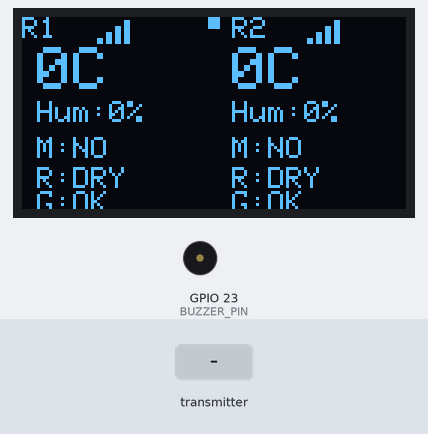
Bench run of a sketch on a simulated ESP32. Shown: 128×64 one-colour display, buzzer (waves = sounding, pin HIGH). The inputs (shaded band) are chosen by the test bench. WiFi joins after 1.5 s; servers stay silent unless stated; uploads are accepted with an empty reply; what the sketch prints to the serial monitor is not drawn.

Above: at 4.7 s.
4.8 s: the transmitter starts sending room_id = 1
At 5.6 s:
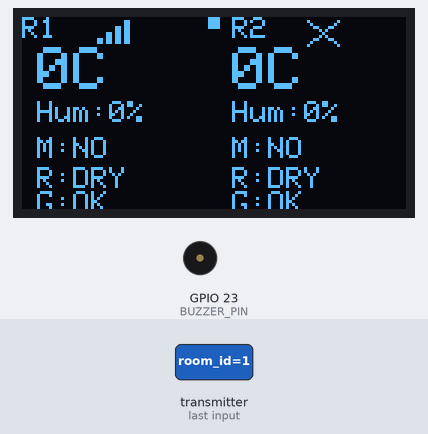
6.6 s: the transmitter starts sending motion = 1024
At 7.3 s:
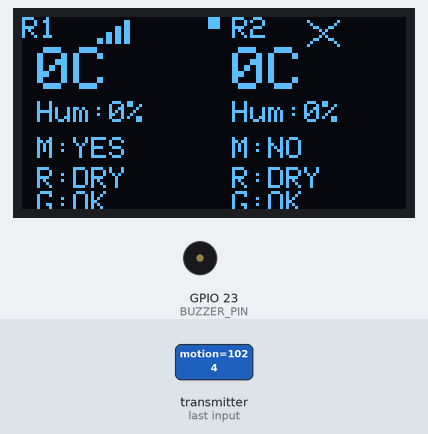
8.5 s: the transmitter starts sending rain = 1024
At 9.7 s:
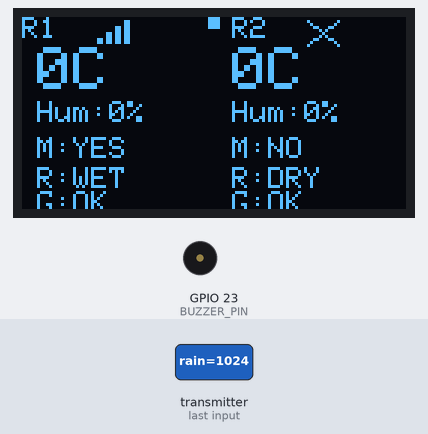
10.4 s: the transmitter starts sending gas = 1024
At 12.0 s:
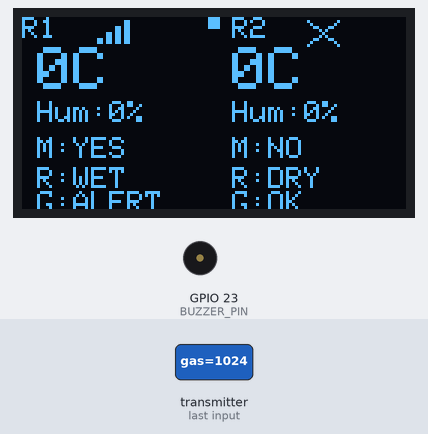
12.3 s: the transmitter starts sending motion = 0
At 13.5 s:
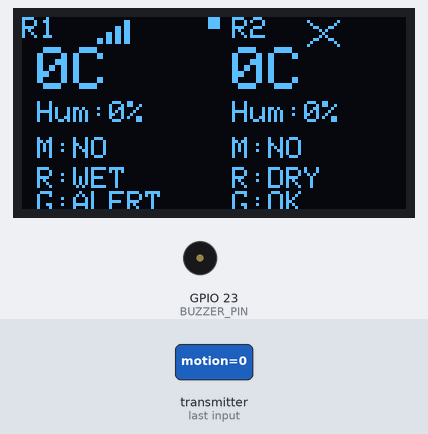
14.3 s: the transmitter starts sending rain = 0
At 16.0 s:
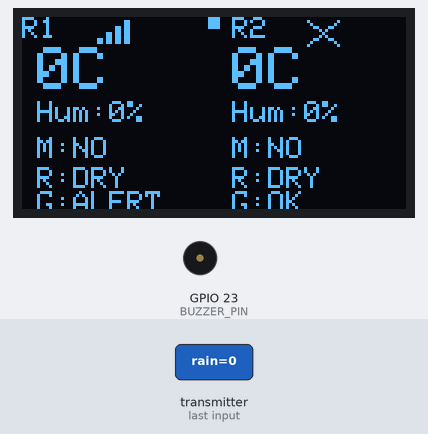
Timing chart, 0 to 17.4 s (numbered marks = the images above; inputs shaded):
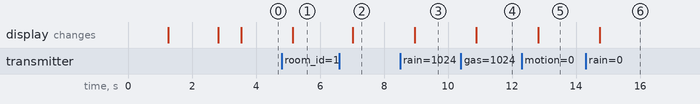

The sketch:

ESP32_ADMIN_FIXED.ino
```cpp
#include <esp_now.h>
#include <WiFi.h>
#include <HTTPClient.h>
#include <Adafruit_GFX.h>
#include <Adafruit_SSD1306.h>

#define SCREEN_WIDTH 128
#define SCREEN_HEIGHT 64

// ---------- WIFI (edit these) ----------
const char* WIFI_SSID = "iPhone";
const char* WIFI_PASS = "qwerty12345";
const char* SERVER_URL = "http://172.20.10.4:5000/api/esp32/public/room";  // Updated to .4

// ---------- BUZZER ----------
#define BUZZER_PIN 23

// ---------- OLED ----------
Adafruit_SSD1306 display(SCREEN_WIDTH, SCREEN_HEIGHT, &Wire, -1);
bool displayAvailable = false;

// ---------- DATA ----------
typedef struct {
  float temperature;
  float humidity;
  int motion;
  int rain;
  int gas;
  int room_id;
} struct_message;

struct_message incomingData, room1, room2;
unsigned long lastRoom1 = 0, lastRoom2 = 0;

// ---------- ALARM STATE ----------
unsigned long alarmUntil = 0;
unsigned long nextBeepToggle = 0;
bool buzzState = false;

// ---------- UI ----------
void drawSignal(int x, int y, bool active) {
  if (!displayAvailable) return;

  if (active) {
    display.fillRect(x,   y,   2, 2, SSD1306_WHITE);
    display.fillRect(x+3, y-2, 2, 4, SSD1306_WHITE);
    display.fillRect(x+6, y-4, 2, 6, SSD1306_WHITE);
    display.fillRect(x+9, y-6, 2, 8, SSD1306_WHITE);
  } else {
    display.drawLine(x,   y-6, x+10, y+2, SSD1306_WHITE);
    display.drawLine(x,   y+2, x+10, y-6, SSD1306_WHITE);
  }
}

// ---------- WIFI ----------
bool wifiConnect(unsigned long timeoutMs = 12000) {
  WiFi.mode(WIFI_STA);  // Station mode required for ESP-NOW
  WiFi.begin(WIFI_SSID, WIFI_PASS);

  unsigned long start = millis();
  Serial.print("WiFi connecting to ");
  Serial.print(WIFI_SSID);
  Serial.print(" ...");

  while (WiFi.status() != WL_CONNECTED && (millis() - start) < timeoutMs) {
    delay(250);
    Serial.print('.');
  }

  bool ok = WiFi.status() == WL_CONNECTED;
  Serial.println(ok ? "\nWiFi connected." : "\nWiFi connect timeout.");
  if (ok) {
    Serial.print("IP: ");
    Serial.println(WiFi.localIP());
  }
  return ok;
}

// ---------- WEB POST ----------
void sendToWeb(const struct_message& m) {
  if (WiFi.status() != WL_CONNECTED) {
    Serial.println("WiFi not connected, skipping web send");
    return;
  }

  HTTPClient http;
  if (!http.begin(SERVER_URL)) {
    Serial.println("HTTP begin failed");
    return;
  }

  http.addHeader("Content-Type", "application/json");
  http.setTimeout(10000);

  String body = "{";
  body += "\"room_id\":" + String(m.room_id) + ",";
  body += "\"temperature\":" + String(m.temperature, 1) + ",";
  body += "\"humidity\":" + String(m.humidity, 1) + ",";
  body += "\"motion\":" + String(m.motion) + ",";
  body += "\"rain\":" + String(m.rain) + ",";
  body += "\"gas\":" + String(m.gas) + ",";
  body += "\"ts\":" + String((unsigned long)millis());
  body += "}";

  Serial.print("Sending to server: ");
  Serial.println(body);

  int code = http.POST(body);

  if (code > 0) {
    Serial.printf("POST %s -> %d\n", SERVER_URL, code);
    if (code == 201) {
      Serial.println("✅ Data sent successfully!");
    } else {
      Serial.printf("⚠️ Server returned: %d\n", code);
      String response = http.getString();
      Serial.println("Response: " + response);
    }
  } else {
    Serial.printf("❌ POST failed: %s\n", http.errorToString(code).c_str());
  }

  http.end();
}

// ---------- ESPNOW ----------
void OnDataRecv(const esp_now_recv_info * info, const uint8_t *incomingDataBytes, int len) {
  Serial.println("\n========================================");
  Serial.println("📡 ESP-NOW DATA RECEIVED!");
  Serial.println("========================================");
  Serial.print("Received from MAC: ");
  for (int i = 0; i < 6; i++) {
    Serial.print(info->src_addr[i], HEX);
    if (i < 5) Serial.print(":");
  }
  Serial.println();
  Serial.print("Data length: ");
  Serial.print(len);
  Serial.print(" bytes (expected: ");
  Serial.print(sizeof(incomingData));
  Serial.println(" bytes)");

  if (len >= (int)sizeof(incomingData)) {
    memcpy(&incomingData, incomingDataBytes, sizeof(incomingData));

    Serial.println("\n--- Received Data ---");
    Serial.print("Room ID: ");
    Serial.println(incomingData.room_id);
    Serial.print("Temperature: ");
    Serial.print(incomingData.temperature);
    Serial.println(" °C");
    Serial.print("Humidity: ");
    Serial.print(incomingData.humidity);
    Serial.println(" %");
    Serial.print("Motion: ");
    Serial.println(incomingData.motion ? "YES" : "NO");
    Serial.print("Rain: ");
    Serial.println(incomingData.rain ? "WET" : "DRY");
    Serial.print("Gas: ");
    Serial.println(incomingData.gas ? "ALERT" : "OK");
    Serial.println("--------------------\n");

    if (incomingData.room_id == 1) {
      room1 = incomingData;
      lastRoom1 = millis();
      Serial.println("✅ Room 1 data updated");
    }
    if (incomingData.room_id == 2) {
      room2 = incomingData;
      lastRoom2 = millis();
      Serial.println("✅ Room 2 data updated");
    }

    // Immediately forward to web
    Serial.println("Forwarding to web server...");
    sendToWeb(incomingData);
  } else {
    Serial.print("❌ Data length mismatch! Expected ");
    Serial.print(sizeof(incomingData));
    Serial.print(" bytes, got ");
    Serial.print(len);
    Serial.println(" bytes");
    Serial.println("Make sure sender uses same struct_message structure!");
  }
  Serial.println("========================================\n");
}

void setup() {
  Serial.begin(115200);
  delay(1000);

  Serial.println("\n========================================");
  Serial.println("ESP32 Admin Receiver Starting...");
  Serial.println("========================================");

  // BUZZER
  pinMode(BUZZER_PIN, OUTPUT);
  digitalWrite(BUZZER_PIN, LOW);

  // OLED - Try to initialize (non-blocking)
  Wire.begin(21, 22);
  delay(200);

  if (display.begin(SSD1306_SWITCHCAPVCC, 0x3C)) {
    displayAvailable = true;
    Serial.println("✅ OLED Display: OK");
    display.clearDisplay();
    display.setTextColor(SSD1306_WHITE);
    display.setTextSize(1);
    display.setCursor(0, 0);
    display.println("Booting...");
    display.display();
  } else {
    Serial.println("⚠️ OLED Display: Not available (continuing without display)");
    displayAvailable = false;
  }

  // WIFI - Must be done before ESP-NOW
  Serial.println("\n--- WiFi Setup ---");
  wifiConnect();

  // Print MAC address for sender ESP32s
  Serial.println("\n--- ESP-NOW Setup ---");
  Serial.print("📡 Admin ESP32 MAC Address: ");
  String macStr = WiFi.macAddress();
  Serial.println(macStr);
  Serial.println("\n👉 IMPORTANT: Copy this MAC address to your sender ESP32 code!");
  Serial.println("   Format for sender code:");
  Serial.print("   uint8_t adminMacAddress[] = {");
  uint8_t mac[6];
  WiFi.macAddress(mac);
  for (int i = 0; i < 6; i++) {
    Serial.print("0x");
    if (mac[i] < 0x10) Serial.print("0");
    Serial.print(mac[i], HEX);
    if (i < 5) Serial.print(", ");
  }
  Serial.println("};");
  Serial.println();

  // ESPNOW - Initialize after WiFi
  if (esp_now_init() != ESP_OK) {
    Serial.println("❌ ESP-NOW init failed");
    Serial.println("   Try restarting the ESP32");
    if (displayAvailable) {
      display.setCursor(0, 10);
      display.println("ESPNOW FAIL");
      display.display();
    }
    return;
  }

  esp_now_register_recv_cb(OnDataRecv);

  Serial.println("✅ ESP-NOW Receiver Ready!");
  Serial.println("✅ Waiting for data from sender ESP32s...");
  Serial.println("========================================\n");

  if (displayAvailable) {
    display.clearDisplay();
    display.setCursor(0, 0);
    display.println(WiFi.status() == WL_CONNECTED ? "WiFi OK" : "WiFi FAIL");
    display.println("ESPNOW OK");
    display.println("Waiting...");
    display.display();
    delay(700);
  }
}

void loop() {
  // ---- Check alerts from both rooms ----
  bool r1Active = (millis() - lastRoom1 < 5000);
  bool r2Active = (millis() - lastRoom2 < 5000);
  bool alertR1 = (room1.motion == 1) || (room1.rain == 1) || (room1.gas == 1);
  bool alertR2 = (room2.motion == 1) || (room2.rain == 1) || (room2.gas == 1);

  if (alertR1 || alertR2) {
    alarmUntil = millis() + 3000UL;
  }

  // ---- Beep pattern ----
  if (millis() < alarmUntil) {
    if (millis() >= nextBeepToggle) {
      buzzState = !buzzState;
      digitalWrite(BUZZER_PIN, buzzState ? HIGH : LOW);
      nextBeepToggle = millis() + 200;
    }
  } else {
    if (buzzState) {
      buzzState = false;
      digitalWrite(BUZZER_PIN, LOW);
    }
  }

  // ---- Draw UI (only if display available) ----
  if (displayAvailable) {
    display.clearDisplay();

    // Header
    display.setTextSize(1);
    display.setCursor(0, 0);
    display.print("R1");
    drawSignal(25, 7, r1Active);
    display.setCursor(70, 0);
    display.print("R2");
    drawSignal(95, 7, r2Active);

    if (WiFi.status() == WL_CONNECTED) {
      display.fillRect(62, 0, 4, 4, SSD1306_WHITE);
    } else {
      display.drawRect(62, 0, 4, 4, SSD1306_WHITE);
    }

    // Room 1
    display.setTextSize(2);
    display.setCursor(5, 10);
    display.print((int)room1.temperature); display.print("C");
    display.setTextSize(1);
    display.setCursor(5, 28);
    display.print("Hum:"); display.print((int)room1.humidity); display.print("%");
    display.setCursor(5, 40);
    display.print("M:"); display.print(room1.motion ? "YES":"NO");
    display.setCursor(5, 50);
    display.print("R:"); display.print(room1.rain ? "WET":"DRY");
    display.setCursor(5, 58);
    display.print("G:"); display.print(room1.gas ? "ALERT":"OK");

    // Room 2
    display.setTextSize(2);
    display.setCursor(70, 10);
    display.print((int)room2.temperature); display.print("C");
    display.setTextSize(1);
    display.setCursor(70, 28);
    display.print("Hum:"); display.print((int)room2.humidity); display.print("%");
    display.setCursor(70, 40);
    display.print("M:"); display.print(room2.motion ? "YES":"NO");
    display.setCursor(70, 50);
    display.print("R:"); display.print(room2.rain ? "WET":"DRY");
    display.setCursor(70, 58);
    display.print("G:"); display.print(room2.gas ? "ALERT":"OK");

    display.display();
  }

  delay(50);
}
```

Measured:
- after the input at 4.8 s, the display: changes after 0.35 s (image 1)
- after the input at 6.6 s, the display: changes after 0.43 s (image 2)
- after the input at 8.5 s, the display: changes after 0.45 s (image 3)
- after the input at 10.4 s, the display: changes after 0.48 s (image 4)
- after the input at 12.3 s, the display: changes after 0.51 s (image 5)
- after the input at 14.3 s, the display: changes after 0.44 s (image 6)
